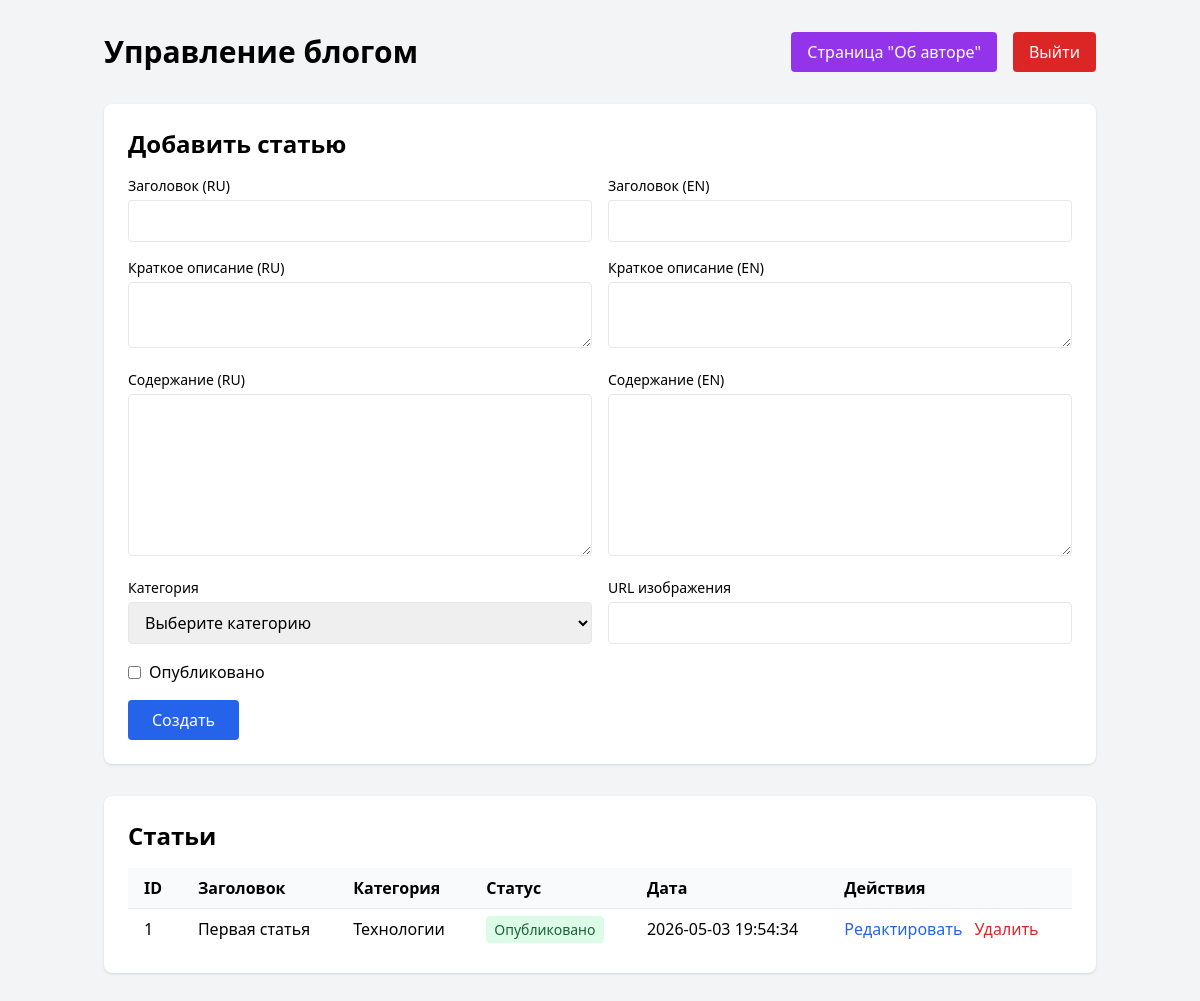
Page /admin/blog.php (signed in) on the earlier database version.
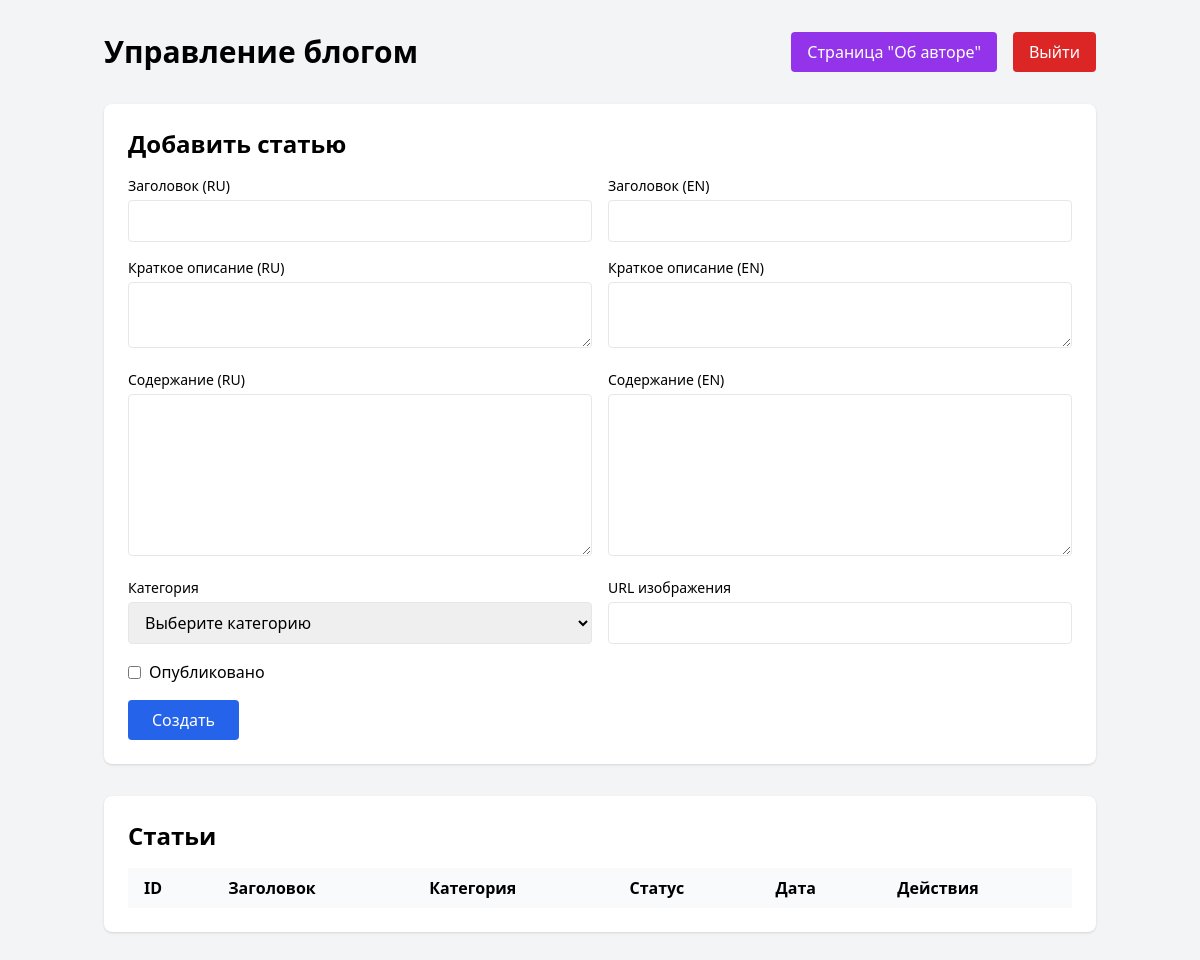
Same page on the later database version.
### tables this page shows
CREATE TABLE IF NOT EXISTS posts (
    id INT AUTO_INCREMENT PRIMARY KEY,
    slug VARCHAR(100) NOT NULL UNIQUE,
    title_ru VARCHAR(255) NOT NULL,
    title_en VARCHAR(255) NOT NULL,
    content_ru LONGTEXT,
    content_en LONGTEXT,
    excerpt_ru TEXT,
    excerpt_en TEXT,
    category_id INT,
    image_url VARCHAR(500),
    published BOOLEAN DEFAULT FALSE,
    created_at DATETIME DEFAULT CURRENT_TIMESTAMP,
    updated_at DATETIME DEFAULT CURRENT_TIMESTAMP ON UPDATE CURRENT_TIMESTAMP,
    FOREIGN KEY (category_id) REFERENCES categories(id) ON DELETE SET NULL
);

CREATE TABLE IF NOT EXISTS categories (
    id INT AUTO_INCREMENT PRIMARY KEY,
    slug VARCHAR(100) NOT NULL UNIQUE,
    title_ru VARCHAR(255) NOT NULL,
    title_en VARCHAR(255) NOT NULL,
    type ENUM('service', 'blog') NOT NULL,
    created_at DATETIME DEFAULT CURRENT_TIMESTAMP,
    updated_at DATETIME DEFAULT CURRENT_TIMESTAMP ON UPDATE CURRENT_TIMESTAMP,
    INDEX idx_type (type)
);

### admin/blog.php (the view, shortened to what the changed rows need)
<?php
$config = require __DIR__ . '/../config.php';
$pdo = new PDO(
    "mysql:host={$config['db']['host']};dbname={$config['db']['name']};charset=utf8mb4",
    $config['db']['user'],
    $config['db']['pass']
);
$posts = $pdo->query("SELECT p.*, c.title_ru as category_title FROM posts p LEFT JOIN categories c ON p.category_id = c.id ORDER BY p.created_at DESC")->fetchAll(PDO::FETCH_ASSOC);
$editPost = null;
?>
<!DOCTYPE html>
<html lang="ru">
<head>
    <script src="https://cdn.tailwindcss.com"></script>
</head>
<body class="bg-gray-100">
    <div class="container mx-auto px-4 py-8">
        <div class="flex justify-between items-center mb-8">
            <h1 class="text-3xl font-bold">Управление блогом</h1>
        </div>
        <div class="bg-white rounded-lg shadow p-6 mb-8">
            <h2 class="text-2xl font-bold mb-4"><?= $editPost ? 'Редактировать статью' : 'Добавить статью' ?></h2>
        </div>
        <div class="bg-white rounded-lg shadow p-6">
            <h2 class="text-2xl font-bold mb-4">Статьи</h2>
            <div class="overflow-x-auto">
                <table class="w-full">
                    <thead class="bg-gray-50">
                        <tr>
                            <th class="px-4 py-2 text-left">ID</th>
                            <th class="px-4 py-2 text-left">Заголовок</th>
                            <th class="px-4 py-2 text-left">Категория</th>
                            <th class="px-4 py-2 text-left">Статус</th>
                            <th class="px-4 py-2 text-left">Дата</th>
                            <th class="px-4 py-2 text-left">Действия</th>
                        </tr>
                    </thead>
                    <tbody>
                        <?php foreach ($posts as $post): ?>
                        <tr class="border-t">
                            <td class="px-4 py-2"><?= $post['id'] ?></td>
                            <td class="px-4 py-2"><?= htmlspecialchars($post['title_ru']) ?></td>
                            <td class="px-4 py-2"><?= htmlspecialchars($post['category_title'] ?? 'Без категории') ?></td>
                            <td class="px-4 py-2">
                                <span class="px-2 py-1 rounded text-sm <?= $post['published'] ? 'bg-green-100 text-green-800' : 'bg-yellow-100 text-yellow-800' ?>">
                                    <?= $post['published'] ? 'Опубликовано' : 'Черновик' ?>
                                </span>
                            </td>
                            <td class="px-4 py-2"><?= $post['created_at'] ?></td>
                            <td class="px-4 py-2">
                                <a href="?edit=<?= $post['id'] ?>" class="text-blue-600 hover:underline">Редактировать</a>
                                <form method="POST" class="inline" onsubmit="return confirm('Удалить статью?')">
                                    <button type="submit" class="text-red-600 hover:underline ml-2">Удалить</button>
                                </form>
                            </td>
                        </tr>
                        <?php endforeach; ?>
                    </tbody>
                </table>
            </div>
        </div>
    </div>
</body>
</html>

Differences in the rows shown:
removed posts: id "1", title_ru "Первая статья", category.title_ru "Технологии", published "Опубликовано", created_at "2026-05-03 19:54:34"
